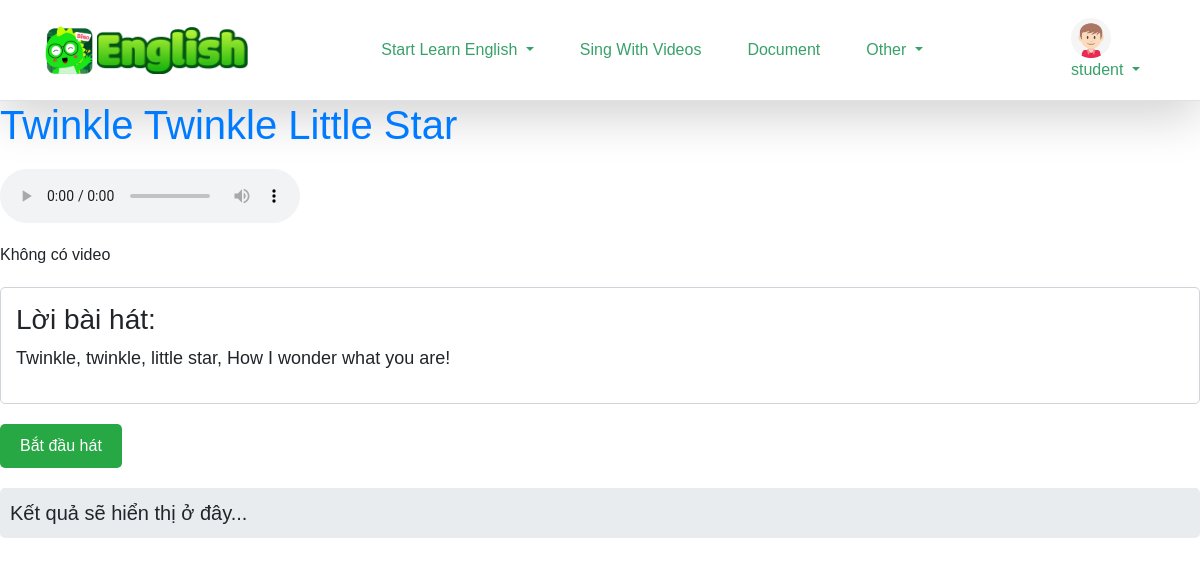
The app's page /project/audio_song.php?id=10 (signed in) with its own data.
### tables this page shows
CREATE TABLE `users` (
  `user_id` int(11) NOT NULL,
  `username` varchar(50) NOT NULL,
  `password` varchar(255) NOT NULL,
  `email` varchar(100) NOT NULL,
  `created_at` timestamp NOT NULL DEFAULT current_timestamp(),
  `last_login` timestamp NULL DEFAULT NULL,
  `profile_picture` varchar(255) DEFAULT NULL,
  `status` enum('active','inactive','banned') DEFAULT 'active',
  `role` enum('student','teacher') DEFAULT 'student'
);

CREATE TABLE `songs` (
  `id` int(11) NOT NULL,
  `title` varchar(255) NOT NULL,
  `video_file` varchar(255) NOT NULL,
  `audio_file` varchar(255) NOT NULL,
  `lyrics` text NOT NULL,
  `comparison_lyrics` text DEFAULT NULL
);

### project/audio_song.php (the view, shortened to what this page needs)
<!DOCTYPE html>
<html lang="en-US">
<head>
    <link href="https://cdn.jsdelivr.net/npm/bootstrap@5.3.1/dist/css/bootstrap.min.css" rel="stylesheet">
    <link rel="stylesheet" href="https://cdnjs.cloudflare.com/ajax/libs/font-awesome/6.4.2/css/all.min.css">
    <link href="https://cdn.jsdelivr.net/npm/tailwindcss@2.2.19/dist/tailwind.min.css" rel="stylesheet">
</head>
<?php
include('../config/conn.php');
include('../src/font/learn_english/header_english.php');
$song_id = isset($_GET['id']) ? intval($_GET['id']) : 0;
$song = $conn->query("SELECT * FROM songs WHERE id = $song_id")->fetch_assoc();
$songLyrics = htmlspecialchars($song['lyrics']);
$comparisonLyrics = htmlspecialchars($song['comparison_lyrics']);
?>
<body>
    <div>
        <h1><?php echo htmlspecialchars($song['title']); ?></h1>
        <audio controls>
            <source src="<?php echo htmlspecialchars($song['audio_file']); ?>" type="audio/mpeg">
        </audio>
        <?php if (!empty($song['video_file'])): ?>
            <iframe width="500" height="281" src="<?php echo getYoutubeEmbedUrl($song['video_file']); ?>" frameborder="0" allowfullscreen class="w-full"></iframe>
        <?php else: ?>
            <p>Không có video</p>
        <?php endif; ?>
        <div id="lyrics">
            <h3>Lời bài hát:</h3>
            <p id="lyrics-text"><?php echo nl2br(htmlspecialchars($song['lyrics'])); ?></p>
        </div>
        <button class="speak" data-lyrics="<?php echo addslashes($songLyrics); ?>" data-comparison="<?php echo addslashes($comparisonLyrics); ?>">Bắt đầu hát</button>
        <p id="textarea">Kết quả sẽ hiển thị ở đây...</p>
    </div>
</body>
</html>

### src/font/learn_english/header_english.php (shortened to what this page needs)
<!DOCTYPE html>
<html lang="vi">
<head>
    <link rel="stylesheet" href="https://maxcdn.bootstrapcdn.com/bootstrap/4.5.2/css/bootstrap.min.css">
</head>
<?php
include("../config/conn.php");
$user = null;
if (isset($_SESSION['username'])) {
    $loggedInUsername = $_SESSION['username'];
    $sql = "SELECT * FROM users WHERE username = ?";
    $stmt = $conn->prepare($sql);
    $stmt->bind_param("s", $loggedInUsername);
    $stmt->execute();
    $result = $stmt->get_result();
    if ($result && $result->num_rows > 0) {
        $user = $result->fetch_assoc();
    }
}
?>
<body>
    <header class="w-100 border-bottom shadow-lg bg-white">
        <div class="container d-flex justify-content-between align-items-center py-2">
            <a href="../project/website.php" class="d-flex align-items-center">
                <img src="<?= '../public/images/icons/dino.png' ?>" alt="Logo" class="h-12 mr-1">
                <img src="<?= '../public/images/icons/dino_name.png' ?>" alt="Logo" class="h-12">
            </a>
            <nav class="d-none d-lg-flex gap-3">
                <div class="dropdown">
                <a class="nav-link dropdown-toggle" id="otherDropdown" role="button" data-bs-toggle="dropdown"
                        aria-expanded="false" title="Khác">
                       Start Learn English
                    </a>
                </div>
                <a class="dropdown-item" href="../project/audio_collection_page.php"
                title="Singing and Videos">Sing With Videos</a>
                <a href="../project/document_english.php" class="nav-link" title="Tài liệu">Document</a>
                <div class="dropdown">
                    <a class="nav-link dropdown-toggle" id="otherDropdown" role="button" data-bs-toggle="dropdown"
                        aria-expanded="false" title="Khác">
                        Other
                    </a>
                </div>
            </nav>
            <?php if (isset($user)): ?>
                <a href="#" class="nav-link dropdown-toggle" id="userDropdown" role="button" data-bs-toggle="dropdown"
                    aria-expanded="false">
                    <img src="../public/images/icons/ic_default_ava_male.png" alt="User Avatar" class="h-10 ">
                    <?php echo htmlspecialchars($user['username']); ?>
                </a>
            <?php endif; ?>
        </div>
    </header>
</body>
</html>

### project/audio_song.php (style rules this page uses)
body { font-family: 'Arial', sans-serif; background-color: #f8f9fa; color: #343a40; text-align: center; margin-top: 50px; }
h1 { color: #007bff; margin-bottom: 30px; }
#textarea { margin-top: 20px; font-size: 20px; min-height: 50px; padding: 10px; background-color: #e9ecef; border-radius: 5px; }
#lyrics { margin: 20px 0; font-size: 18px; background-color: #ffffff; border: 1px solid #ced4da; border-radius: 5px; padding: 15px; }
audio { margin: 20px 0; border-radius: 5px; }
.speak { background-color: #28a745; color: white; border: none; padding: 10px 20px; border-radius: 5px; cursor: pointer; }

### src/font/learn_english/header_english.php (style rules this page uses)
body { font-family: 'Arial', sans-serif; }
.nav-link { color: #38a169; transition: color 0.3s, box-shadow 0.3s; padding: 10px 15px; border-radius: 5px; }
.dropdown-item { color: #38a169; transition: color 0.3s, background-color 0.3s; padding: 10px 15px; border-radius: 5px; }

### records on screen
users: username "student"
songs: title "Twinkle Twinkle Little Star", lyrics "Twinkle, twinkle, little star, How I wonder what you are!"
